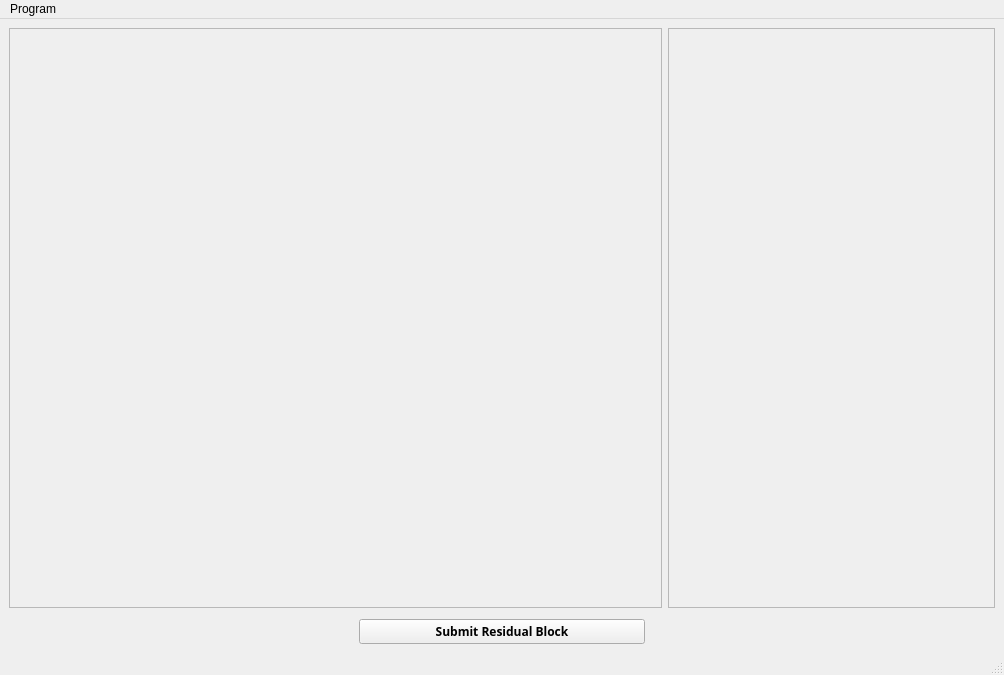
<?xml version="1.0" encoding="UTF-8"?>
<ui version="4.0">
 <class>MainWindow</class>
 <widget class="QMainWindow" name="MainWindow">
  <property name="geometry">
   <rect>
    <x>0</x>
    <y>0</y>
    <width>1004</width>
    <height>675</height>
   </rect>
  </property>
  <property name="windowTitle">
   <string>Build Residual Block</string>
  </property>
  <widget class="QWidget" name="centralwidget">
   <layout class="QGridLayout" name="gridLayout_4">
    <item row="0" column="0">
     <layout class="QGridLayout" name="gridLayout_3">
      <item row="0" column="0">
       <layout class="QHBoxLayout" name="horizontalLayout_13" stretch="2,1">
        <item>
         <widget class="QScrollArea" name="scrollArea">
          <property name="widgetResizable">
           <bool>true</bool>
          </property>
          <widget class="QWidget" name="scrollwidget">
           <property name="geometry">
            <rect>
             <x>0</x>
             <y>0</y>
             <width>649</width>
             <height>560</height>
            </rect>
           </property>
           <layout class="QVBoxLayout" name="verticalLayout_4">
            <item>
             <layout class="QVBoxLayout" name="layersList_QVBoxLayout"/>
            </item>
           </layout>
          </widget>
         </widget>
        </item>
        <item>
         <widget class="QScrollArea" name="scrollArea_2">
          <property name="styleSheet">
           <string notr="true"/>
          </property>
          <property name="widgetResizable">
           <bool>true</bool>
          </property>
          <widget class="QWidget" name="scrollwidget_3">
           <property name="geometry">
            <rect>
             <x>0</x>
             <y>0</y>
             <width>323</width>
             <height>560</height>
            </rect>
           </property>
           <layout class="QVBoxLayout" name="verticalLayout_17">
            <item>
             <layout class="QVBoxLayout" name="addedLayers_QVBoxLayout"/>
            </item>
           </layout>
          </widget>
         </widget>
        </item>
       </layout>
      </item>
      <item row="1" column="0">
       <layout class="QHBoxLayout" name="horizontalLayout_23">
        <property name="spacing">
         <number>7</number>
        </property>
        <property name="leftMargin">
         <number>350</number>
        </property>
        <property name="topMargin">
         <number>5</number>
        </property>
        <property name="rightMargin">
         <number>350</number>
        </property>
        <item>
         <widget class="QPushButton" name="submitRes_QPushButton">
          <property name="font">
           <font>
            <family>Siemens Sans</family>
            <weight>75</weight>
            <bold>true</bold>
           </font>
          </property>
          <property name="text">
           <string>Submit Residual Block</string>
          </property>
         </widget>
        </item>
       </layout>
      </item>
     </layout>
    </item>
   </layout>
  </widget>
  <widget class="QStatusBar" name="statusbar"/>
  <widget class="QMenuBar" name="menuBar">
   <property name="geometry">
    <rect>
     <x>0</x>
     <y>0</y>
     <width>1004</width>
     <height>26</height>
    </rect>
   </property>
   <widget class="QMenu" name="menuProgram">
    <property name="title">
     <string>Program</string>
    </property>
    <addaction name="actionReset"/>
    <addaction name="separator"/>
   </widget>
   <addaction name="menuProgram"/>
  </widget>
  <action name="actionReset">
   <property name="text">
    <string>Reset</string>
   </property>
  </action>
 </widget>
 <resources/>
 <connections/>
</ui>
